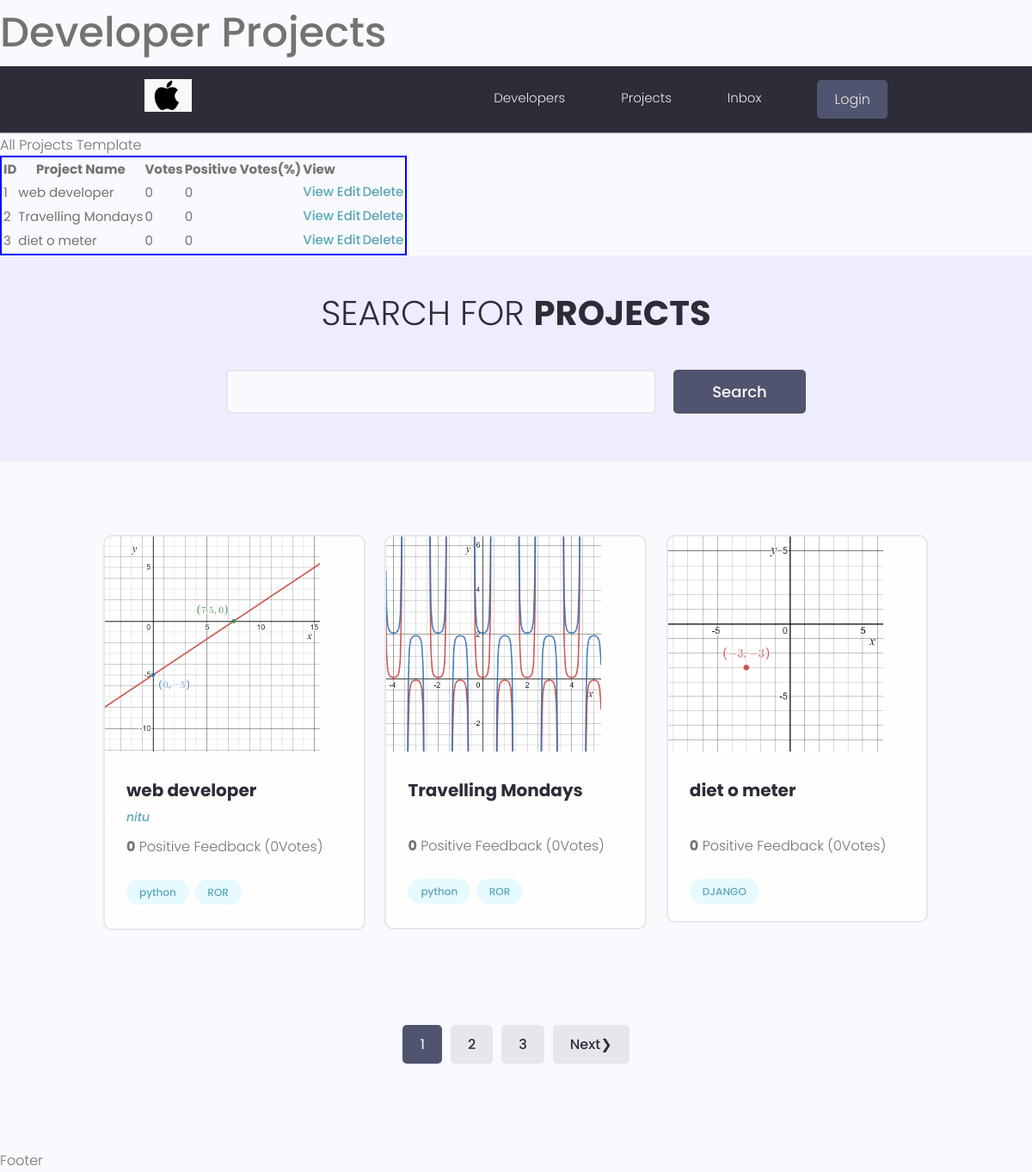
The page / on the database its author committed.
### project/models.py (models this page shows, shortened)
class Project(models.Model):
    owner=models.ForeignKey(Profile,on_delete=models.SET_NULL,null=True,blank=True)
    title = models.CharField(max_length=200)
    image = models.ImageField(upload_to='photos/',null=True,blank=True,default='website.jpg')
    description = models.TextField(null=True,blank=True)
    demo_link = models.CharField(max_length=2000,null=True,blank=True)
    source_link = models.CharField(max_length=2000,null=True,blank=True)
    Tag = models.ManyToManyField('Tag',blank=True)
    created = models.DateTimeField(auto_now_add=True)
    published = models.DateTimeField(default = timezone.now)
    vote_total = models.IntegerField(default=0,null=True,blank=True)
    vote_ratio = models.IntegerField(default=0,null=True,blank=True)
    def __str__(self):
        return self.title

class Tag(models.Model):
    name = models.CharField(max_length=100)
    created = models.DateTimeField(auto_now_add=True)
    def __str__(self):
        return self.name

### users/models.py (models this page shows, shortened)
class Profile(models.Model):
    user = models.OneToOneField(User, on_delete=models.CASCADE, null=True,blank=True)
    name = models.CharField(max_length=200, null=True, blank=True)
    username = models.CharField(max_length=200, null=True, blank=True)
    location = models.CharField(max_length=200, null=True, blank=True)
    email = models.EmailField(null=True, blank=True)
    short_intro = models.CharField(max_length=1000, null=True, blank=True)
    bio = models.TextField(null=True, blank=True)
    profile_image = models.ImageField(upload_to='profiles/',default='profiles.user-default.png')
    social_github=models.CharField(max_length=2000,null=True,blank=True)
    social_twitter=models.CharField(max_length=2000,null=True,blank=True)
    social_youtube=models.CharField(max_length=2000,null=True,blank=True)
    social_linkdin=models.CharField(max_length=2000,null=True,blank=True)
    social_website=models.CharField(max_length=2000,null=True,blank=True)

### project/view.py (the view)
# urls.py: path('',view.projects, name='projects'),
def projects(request):
    project_list, search_query = searchProjects(request)
    print(project_list)
    project_list, custom_range, paginator, page = paginateProjects(request,project_list,3)
    context = {'projects':project_list,
                'search_query':search_query,
                'custom_range':custom_range,
                'paginator':paginator,
                'page':page,
                }
    return render(request,'projects.html',context)

### project/utils.py (called while the page is built)
def searchProjects(request):
    search_query = ''
    if request.GET.get('search_query'):
        search_query = request.GET.get('search_query')
    tags_list = Tag.objects.filter(name__icontains=search_query)
    project_list = Project.objects.filter(
        Q(title__icontains=search_query)|
        Q(owner__username__icontains=search_query)|
        Q(Tag__in=tags_list)).distinct()
    return project_list, search_query

def paginateProjects(request, project_list, project_per_page):
    paginator= Paginator(project_list,project_per_page)
    page = request.GET.get('page')
    try:
        project_list = paginator.page(page)
    except PageNotAnInteger:
        page = 1
        project_list = paginator.page(page)
    except EmptyPage:
        page = paginator.num_pages
        project_list = paginator.page(page)
    leftIndex = int(page)-4
    if leftIndex < 1:
        leftIndex = 1
    rightIndex = int(page)+4
    if rightIndex >= paginator.num_pages:
        rightIndex = paginator.num_pages + 1
    custom_range = range(leftIndex, rightIndex)
    print('page=',page)
    return project_list, custom_range, paginator, page

### templates/projects.html (shortened to what this page needs)
{% extends 'main.html' %}
{% block content %}
    <p>All Projects Template</p>
    <table style = "border: 2px solid blue;">
        <tr>
            <th>ID</th>
            <th>Project Name</th>
            <th>Votes</th>
            <th>Positive Votes(%)</th>
            <th>View</th>
        </tr>
        {% for p in projects %}
            <tr>
                <td>
                    {{p.id}}
                </td>
                <td>
                    {{p.title}}
                </td>
                <td>
                    {{p.vote_total}}
                </td>
                <td>
                    {{p.vote_ratio}}
                </td>
                <td>
                    <a href="{% url 'project:project' p.id %}">View</a>
                </td>
                <td>
                    <a href="{% url 'project:update-project' p.id %}">Edit</a>
                </td>
                <td>
                    <a href="{% url 'project:delete-project' p.id %}">Delete</a>
                </td>
            </tr>
        {% endfor %}
    </table>
    <main class="projects">
      <section class="hero-section text-center">
        <div class="container container--narrow">
          <div class="hero-section__box">
            <h2>Search for <span>Projects</span></h2>
          </div>
          <div class="hero-section__search">
            <form class="form" action="#" method="get">
              <div class="form__field">
                <input class="input input--text" id="formInput#search" type="text" name="search_query"
                   value="{{search_query}}"/>
              </div>
              <input class="btn btn--sub btn--lg" type="submit" value="Search" />
            </form>
          </div>
        </div>
      </section>
      <section class="projectsList">
        <div class="container">
          <div class="grid grid--three">
            {% for p in projects %}
            <div class="column">
              <div class="card project">
                <a href="{% url 'project:project' p.id %}" class="project">
                  <img class="project__thumbnail" src="{{p.image.url}}" alt="project thumbnail" />
                  <div class="card__body">
                    <h3 class="project__title">{{p.title}}</h3>
                    <p><a class="project__author" href="">{{p.owner.username}}</a></p>
                    <p class="project--rating">
                      <span style="font-weight: bold;">{{p.vote_ratio}}</span> Positive
                      Feedback ({{p.vote_total}}Votes)
                    </p>
                    <div class="project__tags">
                        {% for Tag in p.Tag.all %}
                      <span class="tag tag--pill tag--main">
                        <small>{{Tag}}</small>
                      </span>
                      {% endfor %}
                    </div>
                  </div>
                </a>
              </div>
            </div>
            {% endfor %}
            </div>
            </div>
            </section>
            {% include 'pagination.html' with queryset=projects custom_range=custom_range %}
    </main>
{% endblock %}

### templates/main.html (shortened to what this page needs)
{% load static %}
<!DOCTYPE html>
<html lang="en">
<head>
    <link rel="stylesheet" href="https://cdn.iconmonstr.com/1.3.0/css/iconmonstr-iconic-font.min.css" />
    <link rel="stylesheet" href="{% static 'uikit/styles/uikit.css' %}"/>
    <link rel="stylesheet" href="{% static 'styles/app.css' %}"/>
</head>
<body>
    <h1> Developer Projects</h1>
    {% include 'nav-bar.html' %}
    <hr>
    {% block content %}
    {% endblock %}
    <p> Footer
    </p>
</body>
</html>

### templates/nav-bar.html (shortened to what this page needs)
{% load static %}
<header class="header">
  <div class="container container--narrow">
    <a href="{% url 'project:projects' %}" class="header__logo">
      <img src="{% static 'images/logo.jpg' %}" alt="DevSearch Logo" />
    </a>
    <nav class="header__nav">
      <ul class="header__menu">
        <li class="header__menuItem"><a href="{% url 'users:profiles-all' %}">Developers</a></li>
        <li class="header__menuItem"><a href="{% url 'project:projects' %}">Projects</a></li>
        <li class="header__menuItem"><a href="{% url 'users:inbox' %}">Inbox</a></li>
        {% if request.user.is_authenticated %}
        <li class="header__menuItem"><a href="{% url 'users:account' %}">My account</a></li>
        <li class="header__menuItem"><a href="{% url 'users:logout' %}" class="btn btn--sub">Logout</a></li>
        {% else %}
        <li class="header__menuItem"><a href="{% url 'users:login' %}" class="btn btn--sub">Login</a></li>
        {% endif %}
      </ul>
    </nav>
  </div>
</header>

### templates/pagination.html (shortened to what this page needs)
{% if queryset.has_other_pages %}
<div class = "pagination">
    <ul class="container">
        {% for page in custom_range %}
        {% if page == queryset.number %}
        <li><a href="?page={{page}}& search_query={{search_query}}" class="btn page-link btn--sub">{{page}}</a></li>
        {% else %}
        <li><a href="?page={{page}}& search_query={{search_query}}" class="btn page-link">{{page}}</a></li>
        {% endif %}
        {% endfor %}
        {% if queryset.has_next %}
        <li><a href="?page={{queryset.next_page_number}}&search_query={{search_query}}"
            class="btn page-link">Next&#10095;</a></li>
        {% endif %}
    </ul>
</div>
{% endif %}

### static/styles/app.css (style rules this page uses)
:root { --color-sub: #2d2d39; }
.btn--sub { background-color: var(--color-sub-light); }
.card { border: 2px solid var(--color-light); }
img { width: 100%; }
.header { position: sticky; z-index: 111; background-color: var(--color-sub); padding: 1.5rem 0; }
.header > .container { display: flex; justify-content: space-between; align-items: center; }
.header__logo > img { height: 3.8rem; }
.header__nav > ul { display: inline-flex; align-items: center; list-style: none; gap: 6.5rem; }
.header__menuItem > a { color: var(--color-light); font-weight: 300; }
.hero-section { height: 40vh; display: flex; align-items: center; background-color: var(--color-sub); }
.hero-section__box { margin-bottom: 4rem; }
.hero-section__box > h2, .hero-section__box > h2 > span { font-size: 4rem; color: var(--color-light); line-height: 1.3; text-transform: uppercase; }
.hero-section__box > h2 { font-weight: 300; }
.hero-section__box > h2 > span { font-weight: 700; }
.hero-section__search > .form { display: flex; align-items: center; justify-content: center; gap: 2rem; }
.hero-section__search > .form input.input--text { width: 50rem; }
.pagination { margin-top: 8rem; margin-bottom: 10rem; }
.pagination > ul { flex-wrap: wrap; list-style: none; display: flex; align-items: center; justify-content: center; gap: 1rem; }
.pagination .btn { color: var(--color-sub); }
.pagination .btn.btn--sub { color: var(--color-light); }
.project__author { font-size: 1.4rem; font-style: italic; }
.project--rating { margin-bottom: 1.6em; margin-top: .5em; }
.projects > .hero-section { background: var(--color-sub-lighter); height: 30vh; }
.projects .hero-section__box { margin-bottom: 2.5rem; }
.projects .hero-section__box > h2 { color: var(--color-sub); }
.projects .hero-section__box > h2 > span { font-weight: 700; color: var(--color-sub); }
.projectsList { margin-top: 8rem; }
.project__thumbnail { height: 25rem; object-fit: cover; object-position: top center; }
.project__title { font-size: 2rem; font-weight: 700; color: var(--color-sub); }

### static/uikit/styles/modules/_variables.css (style rules this page uses)
:root { --color-main: #5aa5b9; --color-main-light: #e6faff; --color-sub: #3f4156; --color-sub-light: #51546e; --color-sub-lighter: #ededfd; --color-text: #737373; --color-gray: #8b8b8b; --color-light: #e5e7eb; --color-light-gray: #767676; --color-bg: #f8fafd; --color-white: #fffefd; --color-white-light: #f3f3f3; --color-success: #359e64; --color-success-bg: #def8e8; --color-error: #fc4b0b; --color-error-bg: #fff2ee; --font-base: 'Poppins', arial, helvetica, 'Segoe UI', roboto, ubuntu, sans-serif; --font-monospace: 'Fira Code', 'Courier New', courier, monospace; --font-regular: 300; --font-medium: 500; --font-bold: 700; --generic-shadow: 1px 1px 5px #00000010; --generic-transition: all 0.3s ease-in-out; }

### static/uikit/styles/modules/_base.css (style rules this page uses)
* { margin: 0; padding: 0; box-sizing: border-box; text-rendering: optimizeLegibility; color: inherit; font-size: inherit; }
html { font-size: 50%; }
@media only screen and (min-width: 480px) { html { font-size: 56.25%; } }
@media only screen and (min-width: 1200px) { html { font-size: 62.5%; } }
body { line-height: 1.6; font-weight: 400; font-size: 1.5rem; color: var(--color-text); background-color: var(--color-bg); min-height: 100vh; }

### static/uikit/styles/modules/_typography.css (style rules this page uses)
* { font-family: var(--font-base); }
h1 { font-size: 4.8rem; font-weight: var(--font-medium); }
h2 { font-size: 3.6rem; font-weight: var(--font-bold); }
h3 { font-size: 3.2rem; font-weight: var(--font-medium); }
p, span, strong { font-size: 1.6rem; color: var(--color-text); font-weight: var(--font-regular); }
a { padding-bottom: 2px; text-decoration: none; display: inline-block; color: var(--color-main); font-weight: var(--font-medium); }

### static/uikit/styles/modules/_utilities.css (style rules this page uses)
.container { width: 92%; max-width: 165rem; margin: 0 auto; box-sizing: border-box; }
.container--narrow { width: 92%; max-width: 120rem; }
@media screen and (min-width: 1000px) { .container { width: 90%; } }
@media screen and (min-width: 1000px) { .container--narrow { width: 85%; } }
@media screen and (min-width: 1200px) { .container { width: 80%; } }
@media screen and (min-width: 1200px) { .container--narrow { width: 72%; } }
.text-center { text-align: center; }

### static/uikit/styles/modules/_card.css (style rules this page uses)
.card { border-radius: 1rem; background-color: var(--color-white); border: 1.5px solid var(--color-light); width: auto; height: auto; margin-top: 0.5rem; margin-bottom: 0.5rem; overflow: hidden; }
.card__body, .card__header { padding: 2rem 2.5rem; }

### rows shown on the page
Project: id "1", title "web developer", vote_total "0", vote_ratio "0", image (picture), owner.username "nitu"
Project: id "2", title "Travelling Mondays", vote_total "0", vote_ratio "0", image (picture)
Project: id "3", title "diet o meter", vote_total "0", vote_ratio "0", image (picture)
Tag: name "python"
Tag: name "ROR"
Tag: name "python"
Tag: name "ROR"
Tag: name "DJANGO"

### other values the page prints
{{ page }} "1"
{{ page }} "2" "3"
